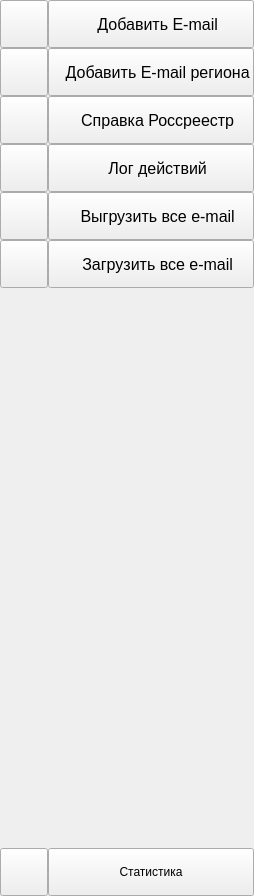
           <widget class="QFrame" name="menu_frame">
            <property name="sizePolicy">
             <sizepolicy hsizetype="Preferred" vsizetype="Expanding">
              <horstretch>0</horstretch>
              <verstretch>0</verstretch>
             </sizepolicy>
            </property>
            <property name="lineWidth">
             <number>0</number>
            </property>
            <layout class="QHBoxLayout" name="horizontalLayout_17">
             <property name="spacing">
              <number>0</number>
             </property>
             <property name="leftMargin">
              <number>0</number>
             </property>
             <property name="topMargin">
              <number>0</number>
             </property>
             <property name="rightMargin">
              <number>0</number>
             </property>
             <property name="bottomMargin">
              <number>0</number>
             </property>
             <item>
              <widget class="QFrame" name="frame_only_icons">
               <property name="minimumSize">
                <size>
                 <width>48</width>
                 <height>0</height>
                </size>
               </property>
               <property name="maximumSize">
                <size>
                 <width>48</width>
                 <height>16777215</height>
                </size>
               </property>
               <property name="frameShape">
                <enum>QFrame::NoFrame</enum>
               </property>
               <property name="frameShadow">
                <enum>QFrame::Plain</enum>
               </property>
               <property name="lineWidth">
                <number>0</number>
               </property>
               <layout class="QVBoxLayout" name="verticalLayout_33">
                <property name="spacing">
                 <number>0</number>
                </property>
                <property name="leftMargin">
                 <number>0</number>
                </property>
                <property name="topMargin">
                 <number>0</number>
                </property>
                <property name="rightMargin">
                 <number>0</number>
                </property>
                <property name="bottomMargin">
                 <number>0</number>
                </property>
                <item>
                 <widget class="QPushButton" name="btn_page_add_email_operator_2">
                  <property name="minimumSize">
                   <size>
                    <width>0</width>
                    <height>48</height>
                   </size>
                  </property>
                  <property name="maximumSize">
                   <size>
                    <width>16777215</width>
                    <height>16777215</height>
                   </size>
                  </property>
                  <property name="cursor">
                   <cursorShape>PointingHandCursor</cursorShape>
                  </property>
                  <property name="text">
                   <string/>
                  </property>
                  <property name="icon">
                   <iconset resource="../../../SendEmailDesctop/resource.qrc">
                    <normaloff>:/icons/icons/send.svg</normaloff>
                    <normalon>:/icons/icons/send_.svg</normalon>:/icons/icons/send.svg</iconset>
                  </property>
                  <property name="iconSize">
                   <size>
                    <width>30</width>
                    <height>30</height>
                   </size>
                  </property>
                  <property name="checkable">
                   <bool>true</bool>
                  </property>
                  <property name="autoExclusive">
                   <bool>true</bool>
                  </property>
                 </widget>
                </item>
                <item>
                 <widget class="QPushButton" name="btn_page_add_emails_region_2">
                  <property name="minimumSize">
                   <size>
                    <width>0</width>
                    <height>48</height>
                   </size>
                  </property>
                  <property name="maximumSize">
                   <size>
                    <width>16777215</width>
                    <height>16777215</height>
                   </size>
                  </property>
                  <property name="cursor">
                   <cursorShape>PointingHandCursor</cursorShape>
                  </property>
                  <property name="text">
                   <string/>
                  </property>
                  <property name="icon">
                   <iconset resource="../../../SendEmailDesctop/resource.qrc">
                    <normaloff>:/icons/icons/users.svg</normaloff>
                    <normalon>:/icons/icons/users_.svg</normalon>:/icons/icons/users.svg</iconset>
                  </property>
                  <property name="iconSize">
                   <size>
                    <width>30</width>
                    <height>30</height>
                   </size>
                  </property>
                  <property name="checkable">
                   <bool>true</bool>
                  </property>
                  <property name="autoExclusive">
                   <bool>true</bool>
                  </property>
                 </widget>
                </item>
                <item>
                 <widget class="QPushButton" name="btn_page_pandas_html_load_2">
                  <property name="minimumSize">
                   <size>
                    <width>0</width>
                    <height>48</height>
                   </size>
                  </property>
                  <property name="cursor">
                   <cursorShape>PointingHandCursor</cursorShape>
                  </property>
                  <property name="text">
                   <string/>
                  </property>
                  <property name="icon">
                   <iconset resource="../../../SendEmailDesctop/resource.qrc">
                    <normaloff>:/icons/icons/book-open.svg</normaloff>
                    <normalon>:/icons/icons/book-open_.svg</normalon>:/icons/icons/book-open.svg</iconset>
                  </property>
                  <property name="iconSize">
                   <size>
                    <width>30</width>
                    <height>30</height>
                   </size>
                  </property>
                  <property name="checkable">
                   <bool>true</bool>
                  </property>
                  <property name="autoExclusive">
                   <bool>true</bool>
                  </property>
                 </widget>
                </item>
                <item>
                 <widget class="QPushButton" name="admin__btn_log_2">
                  <property name="minimumSize">
                   <size>
                    <width>0</width>
                    <height>48</height>
                   </size>
                  </property>
                  <property name="cursor">
                   <cursorShape>PointingHandCursor</cursorShape>
                  </property>
                  <property name="text">
                   <string/>
                  </property>
                  <property name="icon">
                   <iconset resource="../../../SendEmailDesctop/resource.qrc">
                    <normaloff>:/icons/icons/eye.svg</normaloff>
                    <normalon>:/icons/icons/eye_.svg</normalon>:/icons/icons/eye.svg</iconset>
                  </property>
                  <property name="iconSize">
                   <size>
                    <width>30</width>
                    <height>30</height>
                   </size>
                  </property>
                  <property name="checkable">
                   <bool>true</bool>
                  </property>
                  <property name="autoExclusive">
                   <bool>true</bool>
                  </property>
                 </widget>
                </item>
                <item>
                 <widget class="QPushButton" name="admin__btn_upload_all_emails_2">
                  <property name="minimumSize">
                   <size>
                    <width>0</width>
                    <height>48</height>
                   </size>
                  </property>
                  <property name="cursor">
                   <cursorShape>PointingHandCursor</cursorShape>
                  </property>
                  <property name="text">
                   <string/>
                  </property>
                  <property name="icon">
                   <iconset resource="../../../SendEmailDesctop/resource.qrc">
                    <normaloff>:/icons/icons/upload.svg</normaloff>
                    <normalon>:/icons/icons/upload_.svg</normalon>:/icons/icons/upload.svg</iconset>
                  </property>
                  <property name="iconSize">
                   <size>
                    <width>30</width>
                    <height>30</height>
                   </size>
                  </property>
                  <property name="checkable">
                   <bool>true</bool>
                  </property>
                  <property name="autoExclusive">
                   <bool>true</bool>
                  </property>
                 </widget>
                </item>
                <item>
                 <widget class="QPushButton" name="admin__btn_download_all_emails_2">
                  <property name="minimumSize">
                   <size>
                    <width>0</width>
                    <height>48</height>
                   </size>
                  </property>
                  <property name="sizeIncrement">
                   <size>
                    <width>0</width>
                    <height>0</height>
                   </size>
                  </property>
                  <property name="cursor">
                   <cursorShape>PointingHandCursor</cursorShape>
                  </property>
                  <property name="text">
                   <string/>
                  </property>
                  <property name="icon">
                   <iconset resource="../../../SendEmailDesctop/resource.qrc">
                    <normaloff>:/icons/icons/download.svg</normaloff>
                    <normalon>:/icons/icons/download_.svg</normalon>:/icons/icons/download.svg</iconset>
                  </property>
                  <property name="iconSize">
                   <size>
                    <width>30</width>
                    <height>30</height>
                   </size>
                  </property>
                  <property name="checkable">
                   <bool>true</bool>
                  </property>
                  <property name="autoExclusive">
                   <bool>true</bool>
                  </property>
                 </widget>
                </item>
                <item>
                 <spacer name="verticalSpacer_5">
                  <property name="orientation">
                   <enum>Qt::Vertical</enum>
                  </property>
                  <property name="sizeHint" stdset="0">
                   <size>
                    <width>20</width>
                    <height>40</height>
                   </size>
                  </property>
                 </spacer>
                </item>
                <item>
                 <widget class="QPushButton" name="admin__btn_statistics_2">
                  <property name="minimumSize">
                   <size>
                    <width>0</width>
                    <height>48</height>
                   </size>
                  </property>
                  <property name="cursor">
                   <cursorShape>PointingHandCursor</cursorShape>
                  </property>
                  <property name="toolTip">
                   <string>Статистика</string>
                  </property>
                  <property name="text">
                   <string/>
                  </property>
                  <property name="icon">
                   <iconset resource="../../../SendEmailDesctop/resource.qrc">
                    <normaloff>:/icons/icons/activity.svg</normaloff>
                    <normalon>:/icons/icons/activity_.svg</normalon>:/icons/icons/activity.svg</iconset>
                  </property>
                  <property name="iconSize">
                   <size>
                    <width>30</width>
                    <height>30</height>
                   </size>
                  </property>
                  <property name="checkable">
                   <bool>true</bool>
                  </property>
                  <property name="autoExclusive">
                   <bool>true</bool>
                  </property>
                 </widget>
                </item>
               </layout>
              </widget>
             </item>
             <item>
              <widget class="QFrame" name="frame_full_menu">
               <property name="sizePolicy">
                <sizepolicy hsizetype="Preferred" vsizetype="Expanding">
                 <horstretch>0</horstretch>
                 <verstretch>0</verstretch>
                </sizepolicy>
               </property>
               <property name="minimumSize">
                <size>
                 <width>50</width>
                 <height>0</height>
                </size>
               </property>
               <property name="maximumSize">
                <size>
                 <width>280</width>
                 <height>16777215</height>
                </size>
               </property>
               <property name="styleSheet">
                <string notr="true"/>
               </property>
               <property name="frameShape">
                <enum>QFrame::NoFrame</enum>
               </property>
               <property name="frameShadow">
                <enum>QFrame::Plain</enum>
               </property>
               <property name="lineWidth">
                <number>0</number>
               </property>
               <layout class="QVBoxLayout" name="verticalLayout_34">
                <property name="spacing">
                 <number>0</number>
                </property>
                <property name="leftMargin">
                 <number>0</number>
                </property>
                <property name="topMargin">
                 <number>0</number>
                </property>
                <property name="rightMargin">
                 <number>0</number>
                </property>
                <property name="bottomMargin">
                 <number>0</number>
                </property>
                <item>
                 <widget class="QPushButton" name="btn_page_add_email_operator">
                  <property name="sizePolicy">
                   <sizepolicy hsizetype="Expanding" vsizetype="Preferred">
                    <horstretch>0</horstretch>
                    <verstretch>0</verstretch>
                   </sizepolicy>
                  </property>
                  <property name="minimumSize">
                   <size>
                    <width>0</width>
                    <height>48</height>
                   </size>
                  </property>
                  <property name="maximumSize">
                   <size>
                    <width>16777215</width>
                    <height>48</height>
                   </size>
                  </property>
                  <property name="font">
                   <font>
                    <family>Arial</family>
                    <pointsize>12</pointsize>
                    <weight>50</weight>
                    <italic>false</italic>
                    <bold>false</bold>
                   </font>
                  </property>
                  <property name="cursor">
                   <cursorShape>PointingHandCursor</cursorShape>
                  </property>
                  <property name="styleSheet">
                   <string notr="true"/>
                  </property>
                  <property name="text">
                   <string>   Добавить E-mail</string>
                  </property>
                  <property name="icon">
                   <iconset resource="../../../SendEmailDesctop/resource.qrc">
                    <normaloff>:/icons/icons/send.svg</normaloff>
                    <normalon>:/icons/icons/send_.svg</normalon>:/icons/icons/send.svg</iconset>
                  </property>
                  <property name="iconSize">
                   <size>
                    <width>30</width>
                    <height>30</height>
                   </size>
                  </property>
                  <property name="checkable">
                   <bool>true</bool>
                  </property>
                  <property name="autoExclusive">
                   <bool>true</bool>
                  </property>
                  <property name="autoDefault">
                   <bool>true</bool>
                  </property>
                  <property name="flat">
                   <bool>false</bool>
                  </property>
                 </widget>
                </item>
                <item>
                 <widget class="QPushButton" name="btn_page_add_emails_region">
                  <property name="sizePolicy">
                   <sizepolicy hsizetype="Expanding" vsizetype="Preferred">
                    <horstretch>0</horstretch>
                    <verstretch>0</verstretch>
                   </sizepolicy>
                  </property>
                  <property name="minimumSize">
                   <size>
                    <width>0</width>
                    <height>48</height>
                   </size>
                  </property>
                  <property name="maximumSize">
                   <size>
                    <width>16777215</width>
                    <height>48</height>
                   </size>
                  </property>
                  <property name="font">
                   <font>
                    <family>Arial</family>
                    <pointsize>12</pointsize>
                   </font>
                  </property>
                  <property name="cursor">
                   <cursorShape>PointingHandCursor</cursorShape>
                  </property>
                  <property name="text">
                   <string>   Добавить E-mail региона</string>
                  </property>
                  <property name="icon">
                   <iconset resource="../../../SendEmailDesctop/resource.qrc">
                    <normaloff>:/icons/icons/users.svg</normaloff>
                    <normalon>:/icons/icons/users_.svg</normalon>:/icons/icons/users.svg</iconset>
                  </property>
                  <property name="iconSize">
                   <size>
                    <width>30</width>
                    <height>30</height>
                   </size>
                  </property>
                  <property name="checkable">
                   <bool>true</bool>
                  </property>
                  <property name="autoExclusive">
                   <bool>true</bool>
                  </property>
                 </widget>
                </item>
                <item>
                 <widget class="QPushButton" name="btn_page_pandas_html_load">
                  <property name="sizePolicy">
                   <sizepolicy hsizetype="Expanding" vsizetype="Preferred">
                    <horstretch>0</horstretch>
                    <verstretch>0</verstretch>
                   </sizepolicy>
                  </property>
                  <property name="minimumSize">
                   <size>
                    <width>0</width>
                    <height>48</height>
                   </size>
                  </property>
                  <property name="maximumSize">
                   <size>
                    <width>16777215</width>
                    <height>48</height>
                   </size>
                  </property>
                  <property name="font">
                   <font>
                    <family>Arial</family>
                    <pointsize>12</pointsize>
                    <weight>50</weight>
                    <italic>false</italic>
                    <bold>false</bold>
                   </font>
                  </property>
                  <property name="cursor">
                   <cursorShape>PointingHandCursor</cursorShape>
                  </property>
                  <property name="styleSheet">
                   <string notr="true"/>
                  </property>
                  <property name="text">
                   <string>   Справка Россреестр</string>
                  </property>
                  <property name="icon">
                   <iconset resource="../../../SendEmailDesctop/resource.qrc">
                    <normaloff>:/icons/icons/book-open.svg</normaloff>
                    <normalon>:/icons/icons/book-open_.svg</normalon>:/icons/icons/book-open.svg</iconset>
                  </property>
                  <property name="iconSize">
                   <size>
                    <width>30</width>
                    <height>30</height>
                   </size>
                  </property>
                  <property name="checkable">
                   <bool>true</bool>
                  </property>
                  <property name="autoExclusive">
                   <bool>true</bool>
                  </property>
                 </widget>
                </item>
                <item>
                 <widget class="QPushButton" name="admin__btn_log">
                  <property name="sizePolicy">
                   <sizepolicy hsizetype="Expanding" vsizetype="Preferred">
                    <horstretch>0</horstretch>
                    <verstretch>0</verstretch>
                   </sizepolicy>
                  </property>
                  <property name="minimumSize">
                   <size>
                    <width>0</width>
                    <height>48</height>
                   </size>
                  </property>
                  <property name="maximumSize">
                   <size>
                    <width>16777215</width>
                    <height>48</height>
                   </size>
                  </property>
                  <property name="font">
                   <font>
                    <family>Arial</family>
                    <pointsize>12</pointsize>
                    <weight>50</weight>
                    <italic>false</italic>
                    <bold>false</bold>
                   </font>
                  </property>
                  <property name="cursor">
                   <cursorShape>PointingHandCursor</cursorShape>
                  </property>
                  <property name="styleSheet">
                   <string notr="true"/>
                  </property>
                  <property name="text">
                   <string>   Лог действий</string>
                  </property>
                  <property name="icon">
                   <iconset resource="../../../SendEmailDesctop/resource.qrc">
                    <normaloff>:/icons/icons/eye.svg</normaloff>
                    <normalon>:/icons/icons/eye_.svg</normalon>:/icons/icons/eye.svg</iconset>
                  </property>
                  <property name="iconSize">
                   <size>
                    <width>30</width>
                    <height>30</height>
                   </size>
                  </property>
                  <property name="checkable">
                   <bool>true</bool>
                  </property>
                  <property name="autoExclusive">
                   <bool>true</bool>
                  </property>
                  <property name="autoDefault">
                   <bool>true</bool>
                  </property>
                 </widget>
                </item>
                <item>
                 <widget class="QPushButton" name="admin__btn_upload_all_emails">
                  <property name="sizePolicy">
                   <sizepolicy hsizetype="Expanding" vsizetype="Preferred">
                    <horstretch>0</horstretch>
                    <verstretch>0</verstretch>
                   </sizepolicy>
                  </property>
                  <property name="minimumSize">
                   <size>
                    <width>0</width>
                    <height>48</height>
                   </size>
                  </property>
                  <property name="maximumSize">
                   <size>
                    <width>16777215</width>
                    <height>48</height>
                   </size>
                  </property>
                  <property name="font">
                   <font>
                    <family>Arial</family>
                    <pointsize>12</pointsize>
                    <weight>50</weight>
                    <italic>false</italic>
                    <bold>false</bold>
                   </font>
                  </property>
                  <property name="cursor">
                   <cursorShape>PointingHandCursor</cursorShape>
                  </property>
                  <property name="styleSheet">
                   <string notr="true"/>
                  </property>
                  <property name="text">
                   <string>   Выгрузить все e-mail</string>
                  </property>
                  <property name="icon">
                   <iconset resource="../../../SendEmailDesctop/resource.qrc">
                    <normaloff>:/icons/icons/upload.svg</normaloff>
                    <normalon>:/icons/icons/upload_.svg</normalon>:/icons/icons/upload.svg</iconset>
                  </property>
                  <property name="iconSize">
                   <size>
                    <width>30</width>
                    <height>30</height>
                   </size>
                  </property>
                  <property name="checkable">
                   <bool>true</bool>
                  </property>
                  <property name="autoExclusive">
                   <bool>true</bool>
                  </property>
                 </widget>
                </item>
                <item>
                 <widget class="QPushButton" name="admin__btn_download_all_emails">
                  <property name="sizePolicy">
                   <sizepolicy hsizetype="Expanding" vsizetype="Preferred">
                    <horstretch>0</horstretch>
                    <verstretch>0</verstretch>
                   </sizepolicy>
                  </property>
                  <property name="minimumSize">
                   <size>
                    <width>0</width>
                    <height>48</height>
                   </size>
                  </property>
                  <property name="maximumSize">
                   <size>
                    <width>16777215</width>
                    <height>48</height>
                   </size>
                  </property>
                  <property name="font">
                   <font>
                    <family>Arial</family>
                    <pointsize>12</pointsize>
                    <weight>50</weight>
                    <italic>false</italic>
                    <bold>false</bold>
                   </font>
                  </property>
                  <property name="cursor">
                   <cursorShape>PointingHandCursor</cursorShape>
                  </property>
                  <property name="styleSheet">
                   <string notr="true"/>
                  </property>
                  <property name="text">
                   <string>   Загрузить все e-mail</string>
                  </property>
                  <property name="icon">
                   <iconset resource="../../../SendEmailDesctop/resource.qrc">
                    <normaloff>:/icons/icons/download.svg</normaloff>
                    <normalon>:/icons/icons/download_.svg</normalon>:/icons/icons/download.svg</iconset>
                  </property>
                  <property name="iconSize">
                   <size>
                    <width>30</width>
                    <height>30</height>
                   </size>
                  </property>
                  <property name="checkable">
                   <bool>true</bool>
                  </property>
                  <property name="autoExclusive">
                   <bool>true</bool>
                  </property>
                 </widget>
                </item>
                <item>
                 <spacer name="verticalSpacer_2">
                  <property name="orientation">
                   <enum>Qt::Vertical</enum>
                  </property>
                  <property name="sizeHint" stdset="0">
                   <size>
                    <width>20</width>
                    <height>560</height>
                   </size>
                  </property>
                 </spacer>
                </item>
                <item>
                 <widget class="QPushButton" name="admin__btn_statistics">
                  <property name="minimumSize">
                   <size>
                    <width>0</width>
                    <height>48</height>
                   </size>
                  </property>
                  <property name="cursor">
                   <cursorShape>PointingHandCursor</cursorShape>
                  </property>
                  <property name="text">
                   <string>Статистика</string>
                  </property>
                  <property name="icon">
                   <iconset resource="../../../SendEmailDesctop/resource.qrc">
                    <normaloff>:/icons/icons/activity.svg</normaloff>
                    <normalon>:/icons/icons/activity_.svg</normalon>:/icons/icons/activity.svg</iconset>
                  </property>
                  <property name="iconSize">
                   <size>
                    <width>30</width>
                    <height>30</height>
                   </size>
                  </property>
                  <property name="checkable">
                   <bool>true</bool>
                  </property>
                  <property name="autoExclusive">
                   <bool>true</bool>
                  </property>
                 </widget>
                </item>
               </layout>
              </widget>
             </item>
            </layout>
           </widget>
